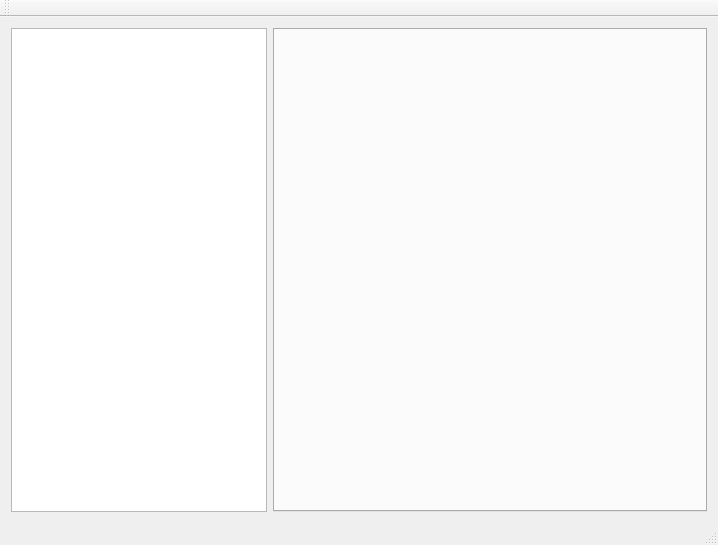
<?xml version="1.0" encoding="UTF-8"?>
<ui version="4.0">
 <class>MainWindow</class>
 <widget class="QMainWindow" name="MainWindow">
  <property name="geometry">
   <rect>
    <x>0</x>
    <y>0</y>
    <width>718</width>
    <height>545</height>
   </rect>
  </property>
  <property name="windowTitle">
   <string>MainWindow</string>
  </property>
  <widget class="QWidget" name="centralWidget">
   <layout class="QHBoxLayout" name="horizontalLayout">
    <item>
     <widget class="QTreeView" name="_mscModelView">
      <property name="sizePolicy">
       <sizepolicy hsizetype="Preferred" vsizetype="Preferred">
        <horstretch>0</horstretch>
        <verstretch>0</verstretch>
       </sizepolicy>
      </property>
      <property name="editTriggers">
       <set>QAbstractItemView::NoEditTriggers</set>
      </property>
      <property name="alternatingRowColors">
       <bool>true</bool>
      </property>
      <property name="iconSize">
       <size>
        <width>16</width>
        <height>16</height>
       </size>
      </property>
      <property name="animated">
       <bool>true</bool>
      </property>
     </widget>
    </item>
    <item>
     <widget class="MscTabWidget" name="_mscTabWidget">
      <property name="currentIndex">
       <number>-1</number>
      </property>
     </widget>
    </item>
   </layout>
  </widget>
  <widget class="QMenuBar" name="menuBar">
   <property name="geometry">
    <rect>
     <x>0</x>
     <y>0</y>
     <width>718</width>
     <height>21</height>
    </rect>
   </property>
  </widget>
  <widget class="QToolBar" name="mainToolBar">
   <attribute name="toolBarArea">
    <enum>TopToolBarArea</enum>
   </attribute>
   <attribute name="toolBarBreak">
    <bool>false</bool>
   </attribute>
  </widget>
  <widget class="QStatusBar" name="statusBar"/>
 </widget>
 <layoutdefault spacing="6" margin="11"/>
 <customwidgets>
  <customwidget>
   <class>MscTabWidget</class>
   <extends>QTabWidget</extends>
   <header>msctabwidget.hpp</header>
   <container>1</container>
  </customwidget>
 </customwidgets>
 <resources/>
 <connections/>
</ui>
